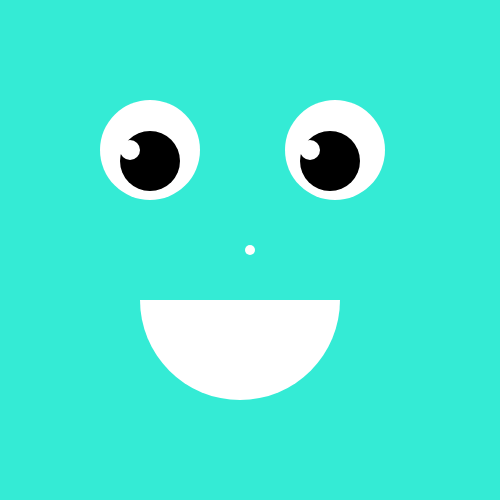
Frame 1 (no input)
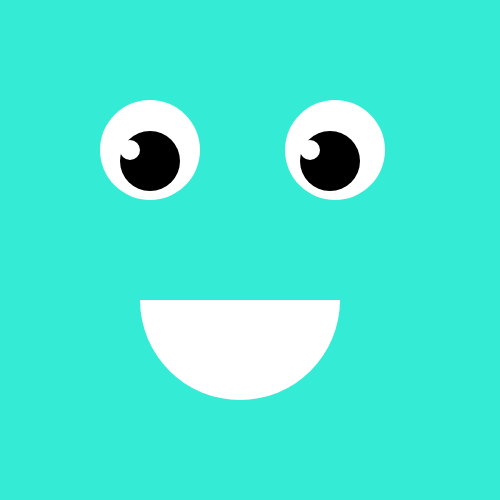
Frame 60 (no input)
Frame 120 (the mouse pressed at the canvas centre since frame 60): identical to frame 60, image omitted

The p5.js sketch that drew these frames (run headless with seeded random() and noise() and a simulated clock; from frame 60 on, the mouse is pressed at the canvas centre):

// p5.js sketch
// ── sketch.js
// Homework for creating a character; introduction to using variables

var pointX = 100;
var pointY= 100;
  // for nose

var Xeye = 150;
var Yeye = 150;
  // x and y coordinates for eyes

var r = 52
var g = 235
var b = 213


// varpoint2; // variable undefinded
// variables have to have direction

function setup() {
  // put setup code here
  createCanvas(500,500);


  // choosing point as the center of my screen
  pointX = width/2;
  pointY= width/2;

  // this establishes this will always be the center point.

  console.log("pointX"+pointY+"pointY"+pointY);


}

function draw() {
  // put drawing code here

background(r,g,b);

noStroke();

ellipse(pointX,pointY,10,10);


fill(255, 255, 255);
ellipse(Xeye,Yeye,100,100);//left eye
ellipse(Xeye+185,Yeye,100,100);//right eye


fill(0,0,0);
ellipse(Xeye,Yeye+11,60,60);// left pupil
ellipse(Xeye+180,Yeye+11,60,60);// right pupil


fill(255,255,255);
ellipse(Xeye-20,Yeye,20,20);
ellipse(Xeye+160,Yeye,20,20);

arc(pointX-10,pointY+50,200,200,0,PI);
noFill();
strokeWeight(20);





















}
